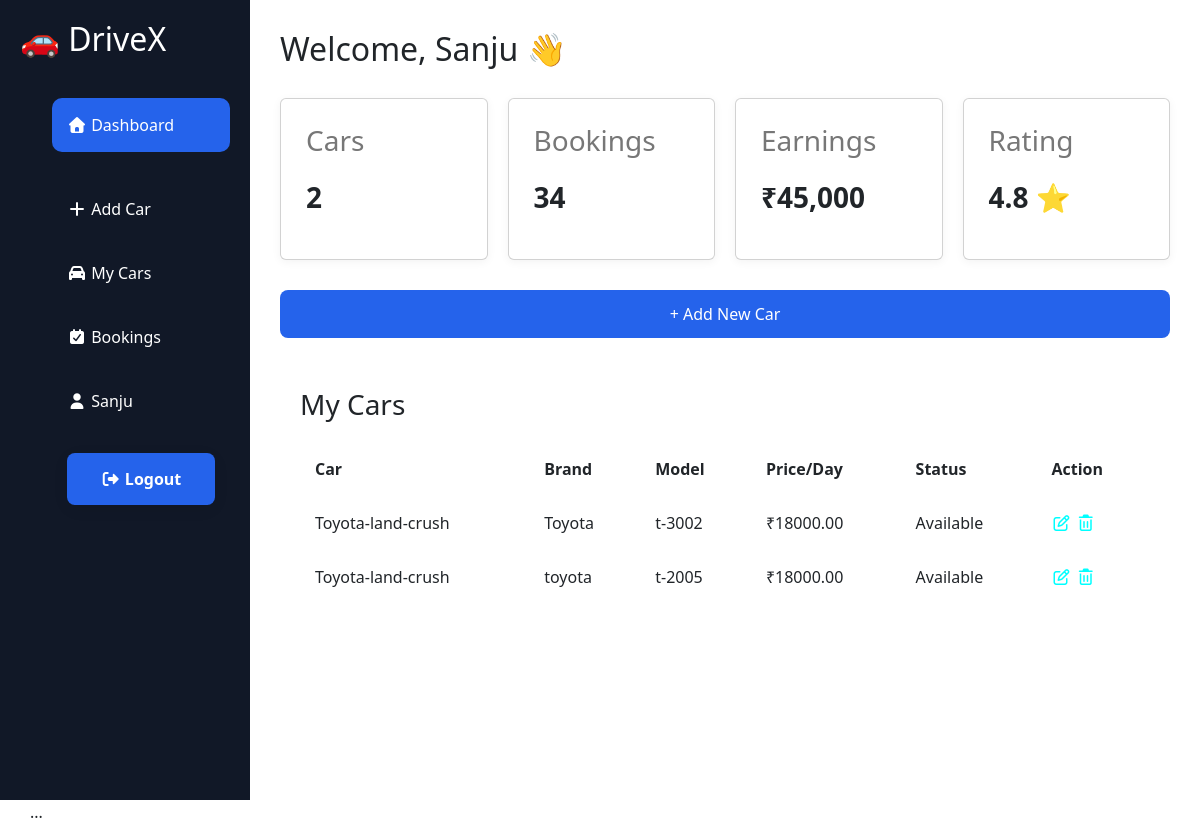
The app's page /myaddminpanel/vendor-profile/ (signed in) with its own data.
### myaddminpanel/models.py (models this page shows, shortened)
class VendorLogin(models.Model):
    username = models.CharField(max_length=150)
    email = models.EmailField(max_length=254, unique=True)
    phno= models.CharField(max_length=15)
    profile_pic = models.ImageField(upload_to='profile_pics/', blank=True, null=True)
    password = models.CharField(max_length=128)
    created_at = models.DateTimeField(auto_now_add=True)
    def __str__(self):
        return self.email

class Car(models.Model):
    TRANSMISSION_CHOICES = [
        ('Manual', 'Manual'),
        ('Automatic', 'Automatic'),
    ]
    FUEL_CHOICES = [
        ('Petrol', 'Petrol'),
        ('Diesel', 'Diesel'),
        ('CNG', 'CNG'),
        ('Electric', 'Electric'),
        ('Hybrid', 'Hybrid'),
    ]
    STATUS_CHOICES = [
        ('Available', 'Available'),
        ('Booked', 'Booked'),
        ('Maintenance', 'Maintenance'),
    ]
    vendor = models.ForeignKey(
        VendorLogin,
        on_delete=models.CASCADE,
        related_name='cars'
    )
    car_name = models.CharField(max_length=100, blank=True, null=True)
    brand = models.CharField(max_length=100, blank=True, null=True)
    model = models.CharField(max_length=100, blank=True, null=True)
    year = models.PositiveIntegerField(blank=True, null=True)
    city = models.CharField(max_length=100, blank=True, null=True)
    pickup_location = models.CharField(max_length=200, blank=True, null=True)
    rent_per_day = models.DecimalField(max_digits=10, decimal_places=2, blank=True, null=True)
    fuel_type = models.CharField(
        max_length=20,
        choices=FUEL_CHOICES
    )
    transmission = models.CharField(
        max_length=20,
        choices=TRANSMISSION_CHOICES
    )
    seats = models.PositiveIntegerField(default=4)
    mileage = models.PositiveIntegerField(default=0)
    ac = models.BooleanField(default=True)
    power_steering = models.BooleanField(default=True)
    power_windows = models.BooleanField(default=True)
    music_system = models.BooleanField(default=False)
    airbags = models.BooleanField(default=True)
    gps = models.BooleanField(default=False)
    image = models.ImageField(
        upload_to='cars/',
        blank=True,
        null=True
    )
    status = models.CharField(
        max_length=20,
        choices=STATUS_CHOICES,
        default='Available'
    )
    description = models.TextField(
        blank=True,
        null=True
    )
    driver = models.ForeignKey(
        Driver,
        on_delete=models.SET_NULL,
        null=True,
        blank=True
    )
    created_at = models.DateTimeField(auto_now_add=True)

### myaddminpanel/views.py (the view)
# urls.py: path('vendor-profile/', vendor_profile, name='vendor-profile'),
def vendor_profile(request):
    vendor_id = request.session.get('vendor_id')
    print("Session Vendor ID:", vendor_id)
    if not vendor_id:
        return redirect('login_1')
    vendor = VendorLogin.objects.get(id=vendor_id)
    print("Current Vendor ID:", vendor.id)
    print("Current Vendor:", vendor)
    cars_count= Car.objects.filter(vendor=vendor).count()
    cars = Car.objects.filter(vendor=vendor)
    return render(request, 'vendorProfile.html' , {'vendor': vendor, 'cars': cars, 'cars_count': cars_count})

### myaddminpanel/templates/vendorProfile.html (shortened to what this page needs)
{% extends 'base_1.html' %}
{% block css %}
  <link href="https://cdn.jsdelivr.net/npm/bootstrap@5.3.8/dist/css/bootstrap.min.css" rel="stylesheet" />
{% endblock %}
{% block content %}
  <section class="vendor-profile-sec">
    <div class="container-1">
      {% include 'sidebar.html' %}
      <div class="main">
        <div class="topbar">
          {% if request.session.vendor_name %}
            <h2>Welcome, {{ request.session.vendor_name|title }} 👋</h2>
          {% else %}
            <h2>Welcome, Guest 👋</h2>
          {% endif %}
        </div>
        <div class="stats">
          <div class="card">
            <h3>Cars</h3>
            {% if cars_count is not None %}
              <p>{{ cars_count }}</p>
            {% else %}
              <p>0</p>
            {% endif %}
          </div>
          <div class="card">
            <h3>Bookings</h3>
            <p>34</p>
          </div>
          <div class="card">
            <h3>Earnings</h3>
            <p>₹45,000</p>
          </div>
          <div class="card">
            <h3>Rating</h3>
            <p>4.8 ⭐</p>
          </div>
        </div>
        <div class="add-car">
          <button>+ Add New Car</button>
        </div>
        <div class="cars">
          <h3>My Cars</h3>
          <table>
            <tr>
              <th>Car</th>
              <th>Brand</th>
              <th>Model</th>
              <th>Price/Day</th>
              <th>Status</th>
              <th>Action</th>
            </tr>
            {% for car in cars %}
              <tr>
                <td>{{ car.car_name }}</td>
                <td>{{ car.brand }}</td>
                <td>{{ car.model }}</td>
                <td>₹{{ car.rent_per_day }}</td>
                <td>{{ car.status }}</td>
                <td>
                  <a href="#" style="background-color: white; color: aqua; cursor: pointer;"><i class="fa-regular fa-pen-to-square"></i></a>
                  <a href="#" style="background-color: white; color: aqua; cursor: pointer;"><i class="fa-regular fa-trash-can"></i></a>
                </td>
              </tr>
            {% empty %}
              <tr>
                <td colspan="6">No Cars Found</td>
              </tr>
            {% endfor %}
          </table>
        </div>
      </div>
    </div>
  </section>
  <div class="modal-dialog modal-xl">...</div>
  <link rel="stylesheet" href="https://cdnjs.cloudflare.com/ajax/libs/font-awesome/7.0.1/css/all.min.css" />
{% endblock %}

### myaddminpanel/templates/sidebar.html (shortened to what this page needs)
<div class="sidebar">
  <div class="logo">
    <h2>🚗 DriveX</h2>
  </div>
  <ul>
    <li class="active">
      <i class="fa-solid fa-house"></i>
      Dashboard
    </li>
    <li class="add-car">
      <a href="{% url 'add_driver' %}" style="text-decoration: none; color: inherit;">
        <i class="fa-solid fa-plus"></i>
        Add Car
      </a>
    </li>
    <li>
    <a href="#" style="text-decoration: none; color: inherit;">
      <i class="fa-solid fa-car"></i>
      My Cars
    </a>
    </li>
    <li>
      <i class="fa-solid fa-calendar-check"></i>
      Bookings
    </li>
    <li>
      <i class="fa-solid fa-user"></i>
      {% if request.session.vendor_name %}
        {{ request.session.vendor_name|title }}
      {% else %}
        Profile
      {% endif %}
    </li>
    <li>
      <form method="POST" action="{% url 'logout_1' %}" style="margin: 0; padding: 0;">
        <button type="submit">
          <i class="fa-solid fa-right-from-bracket"></i>
          Logout
        </button>
      </form>
    </li>
  </ul>
</div>

### myaddminpanel/static/css/style_1.css (style rules this page uses)
* { margin:0; padding:0; box-sizing:border-box; font-family:'Segoe UI',sans-serif; }
button { width:100%; padding:15px; border:none; border-radius:10px; background:#2563eb; color:white; font-size:1rem; cursor:pointer; transition:.3s; }
.container-1 { display:flex; min-height:100vh; }
.sidebar { width:250px; background:#111827; color:white; padding:20px; }
.logo { margin-bottom:40px; }
.sidebar ul { list-style:none; }
.sidebar li { padding:15px; margin-bottom:10px; border-radius:10px; cursor:pointer; }
.sidebar li:hover, .active { background:#2563eb; }
.main { flex:1; padding:30px; }
.topbar { margin-bottom:30px; }
.stats { display:grid; grid-template-columns:repeat(4,1fr); gap:20px; }
.card { background:white; padding:25px; border-radius:15px; box-shadow:0 2px 10px rgba(0,0,0,.05); }
.card h3 { color:#777; }
.card p { margin-top:10px; font-size:28px; font-weight:bold; }
.add-car { margin:30px 0; }
.add-car button { background:#2563eb; color:white; border:none; padding:12px 20px; border-radius:8px; cursor:pointer; }
.cars { background:white; padding:20px; border-radius:15px; }
table { width:100%; margin-top:20px; border-collapse:collapse; }
th, td { padding:15px; text-align:left; border-bottom:1px solid #eee; }
.container-1 form { flex: 1; max-width: 900px; margin: 30px auto; padding: 30px; background: #fff; border-radius: 12px; box-shadow: 0 4px 15px rgba(0,0,0,0.08); display: grid; grid-template-columns: repeat(2, 1fr); gap: 18px; }
.container-1 form button { grid-column: 1 / -1; padding: 14px; border: none; border-radius: 8px; background: #2563eb; color: white; font-size: 16px; font-weight: 600; cursor: pointer; transition: 0.3s; }

### records on screen
VendorLogin: session.vendor_name "Sanju"
Car: car_name "Toyota-land-crush", brand "Toyota", model "t-3002", rent_per_day "18000.00", status "Available"
Car: car_name "Toyota-land-crush", brand "toyota", model "t-2005", rent_per_day "18000.00", status "Available"

### other values on screen
{{ cars_count }} "2"
